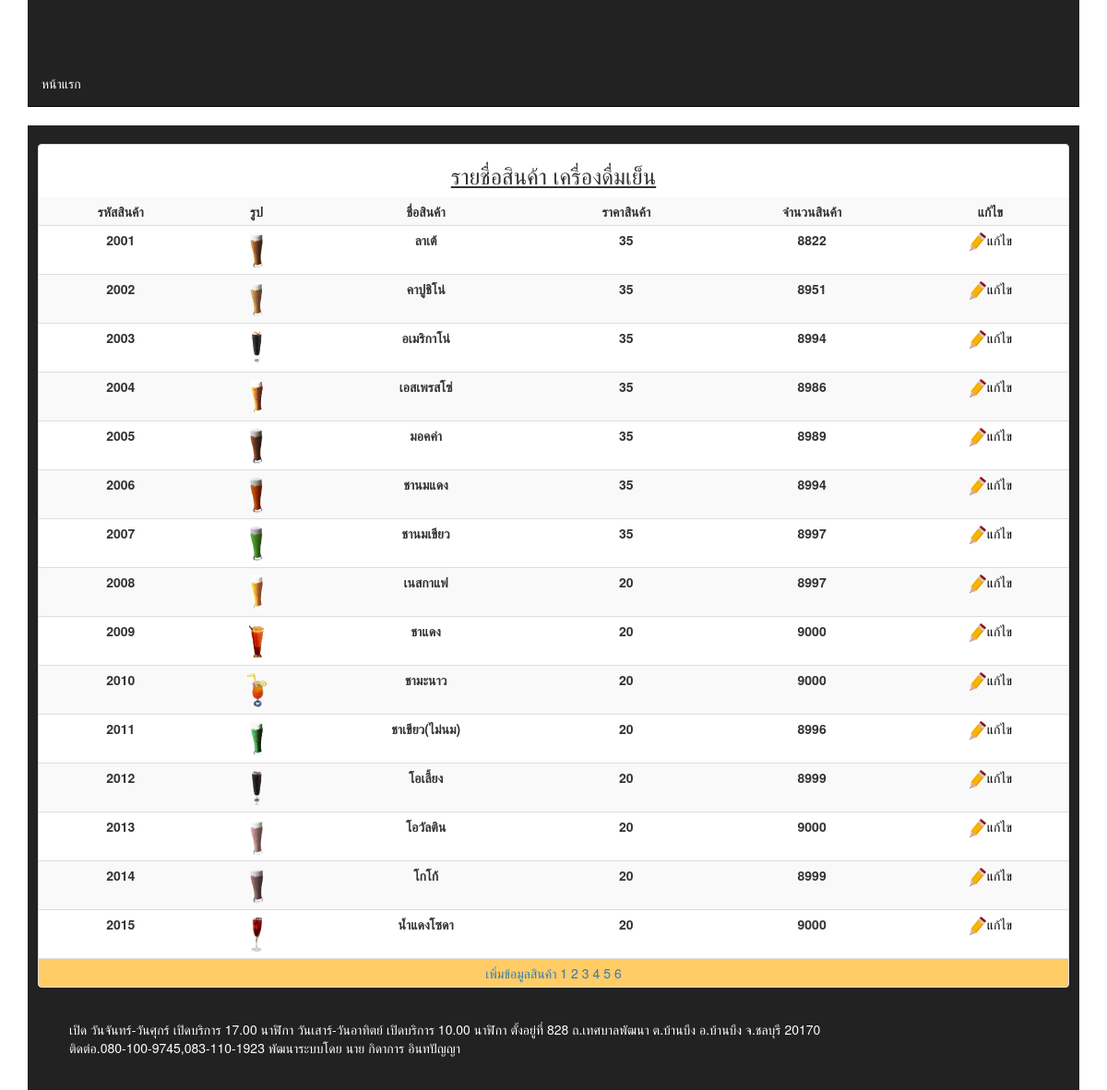
The page /Admin/insert_product2.php on the database its author committed.
### tables this page shows
CREATE TABLE `product` (
  `pro_id` int(11) NOT NULL,
  `pro_name` varchar(100) NOT NULL,
  `price` int(11) NOT NULL,
  `Description` varchar(100) NOT NULL,
  `cat_id` int(11) NOT NULL,
  `image` text NOT NULL,
  `pro_number` int(11) NOT NULL,
  `calories` varchar(100) NOT NULL
);

### Admin/insert_product2.php (the view, shortened to what this page needs)
<!DOCTYPE html>
<html lang="en">
    <head>
        <link href="../css/bootstrap.css" rel="stylesheet">
        <link href="../css/bootstrap.min.css" rel="stylesheet">
    </head>
    <body>
        <?php
        include "menu.php";
        include("../conn.php");
        ?>
        <div class="container">
            <div class="navbar-inverse">
                <br>
                <div class="three panel panel-default ">
                    <center><h3><u>รายชื่อสินค้า เครื่องดื่มเย็น</u></h3></center>
                    <?php
                    $sql1 = "select* from product where cat_id='2'";
                    $res1 = mysqli_query($conn, $sql1);
                    ?>
                    <table class="table table-striped table-condensed table-hover">
                        <tr>
                            <th><center>รหัสสินค้า</center></th>
                            <th><center>รูป</center></th>
                            <th><center>ชื่อสินค้า</center></th>
                            <th><center>ราคาสินค้า</center></th>
                            <th><center>จำนวนสินค้า</center></th>
                            <th><center>แก้ไข</center></th>
                        </tr>
                        <?php
                        while ($row1 = mysqli_fetch_array($res1)) {
                            ?>
                        <tr>
                            <th><center><?php echo $row1[pro_id] ?></center></th>
                            <td><center><img src="../img_products/<?php echo $row1["image"] ?>" width="30" /></center></td>
                            <th><center><?php echo $row1[pro_name]; ?></center></th>
                            <th><center><?php echo $row1[price] ?></center></th>
                            <th><center><?php echo $row1[pro_number] ?></center></th>
                            <td><center><a href="fromeditproductadmin.php?id=<?php echo $row1[pro_id] ?>"><font color="#000000"><img src="../image/eDIT.png"width="20"height="20">แก้ไข</font></a></center></td>
                            </tr>
                            <?php
                        }
                        ?>
                        <tr>
						<td colspan="9" bgcolor="#ffcc66"><center><a href="#frominsertstaff"data-toggle="modal" data-target="#insertproductadmin">เพิ่มข้อมูลสินค้า</a>
                          <a href="insert_product.php">1</a> <a href="insert_product2.php">2</a> <a href="insert_product3.php">3</a> <a href="insert_product4.php">4</a> <a href="insert_product5.php">5</a> <a href="insert_product6.php">6</a></center></td>
                        </tr>
                    </table>
                </div>
                <?php include("../footer.php");
				include("insertproductadmin.php");?>
            </div>
        </div>
    </body>
</html>

### Translate.php (style rules this page uses)
body { top: 0px !important; }
font { background: transparent !important; }

### rows shown on the page
product: pro_id "2001", image (picture), pro_name "ลาเต้", price "35", pro_number "8822"
product: pro_id "2002", image (picture), pro_name "คาปูชิโน่", price "35", pro_number "8951"
product: pro_id "2003", image (picture), pro_name "อเมริกาโน่", price "35", pro_number "8994"
product: pro_id "2004", image (picture), pro_name "เอสเพรสโซ่", price "35", pro_number "8986"
product: pro_id "2005", image (picture), pro_name "มอคค่า", price "35", pro_number "8989"
product: pro_id "2006", image (picture), pro_name "ชานมแดง", price "35", pro_number "8994"
product: pro_id "2007", image (picture), pro_name "ชานมเขียว", price "35", pro_number "8997"
product: pro_id "2008", image (picture), pro_name "เนสกาแฟ", price "20", pro_number "8997"
product: pro_id "2009", image (picture), pro_name "ชาแดง", price "20", pro_number "9000"
product: pro_id "2010", image (picture), pro_name "ชามะนาว", price "20", pro_number "9000"
product: pro_id "2011", image (picture), pro_name "ชาเขียว(ไม่นม)", price "20", pro_number "8996"
product: pro_id "2012", image (picture), pro_name "โอเลี้ยง", price "20", pro_number "8999"
product: pro_id "2013", image (picture), pro_name "โอวัลติน", price "20", pro_number "9000"
product: pro_id "2014", image (picture), pro_name "โกโก้", price "20", pro_number "8999"
product: pro_id "2015", image (picture), pro_name "น้ำแดงโซดา", price "20", pro_number "9000"
